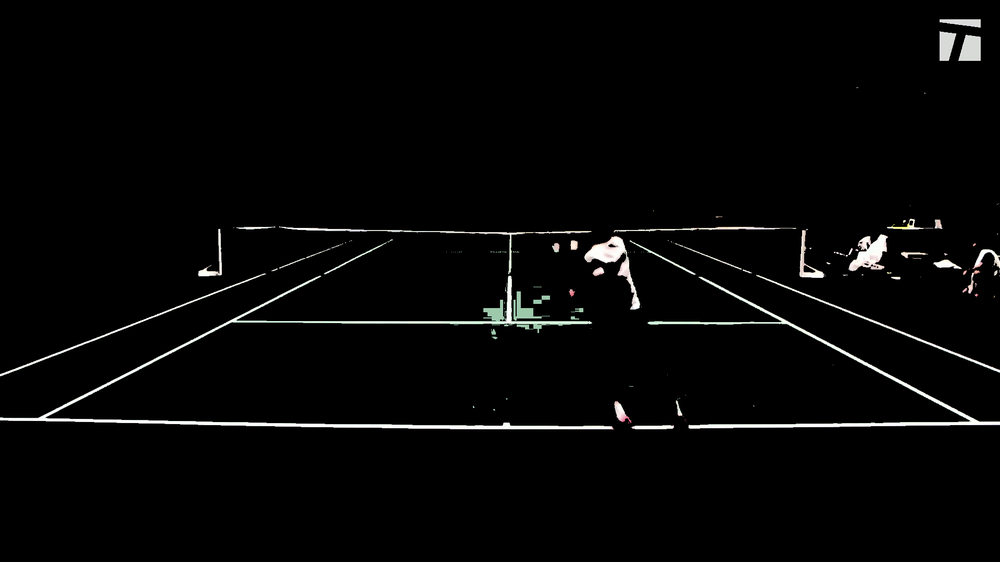
#> input picture court_level.png, 1000 x 562 px, shrunk from 1920 x 1080 before the run
$ python -i utils.py   (imports and definitions only)
#> lines starting #> are read from the running program, lines starting #| are printed output that depends on the picture; after the words box and inside, x2 and y2 are one past the last pixel; in counts of white or black regions, pixels touching at a corner belong together
#> further down, picture is the input picture: shape (562, 1000, 3); mean B, G, R 6, 6.2, 6.1
import cv2
import numpy as np

# [12 lines left out: function whiten_image, not called in this run]


def preprocess(img):
    gray = cv2.cvtColor(img, cv2.COLOR_BGR2GRAY)
    blurred = cv2.GaussianBlur(gray, (5, 5), 0)
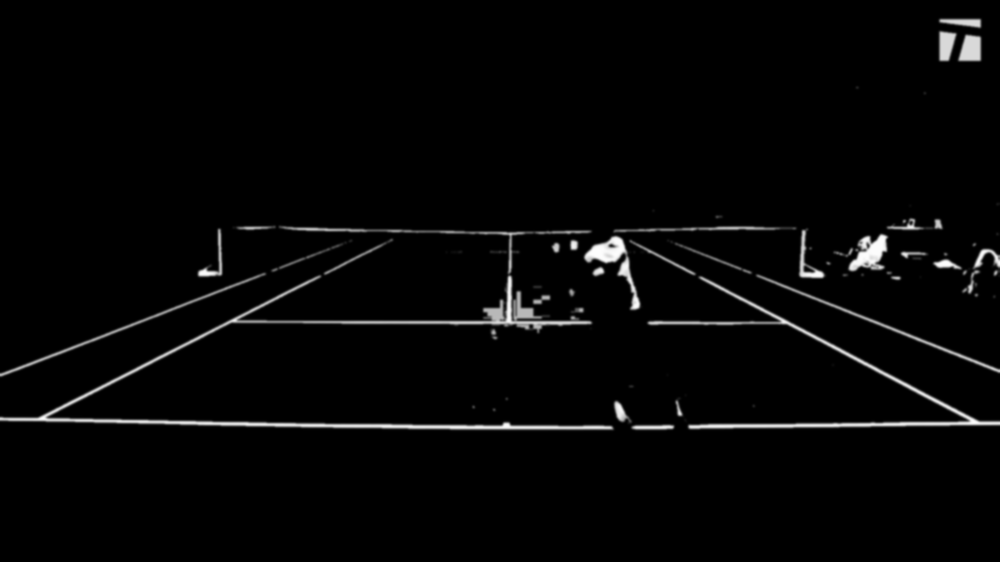
#> blurred: shape (562, 1000); min 0, max 253, mean 6.1
    _, thresholded = cv2.threshold(blurred, 50, 255, cv2.THRESH_BINARY)
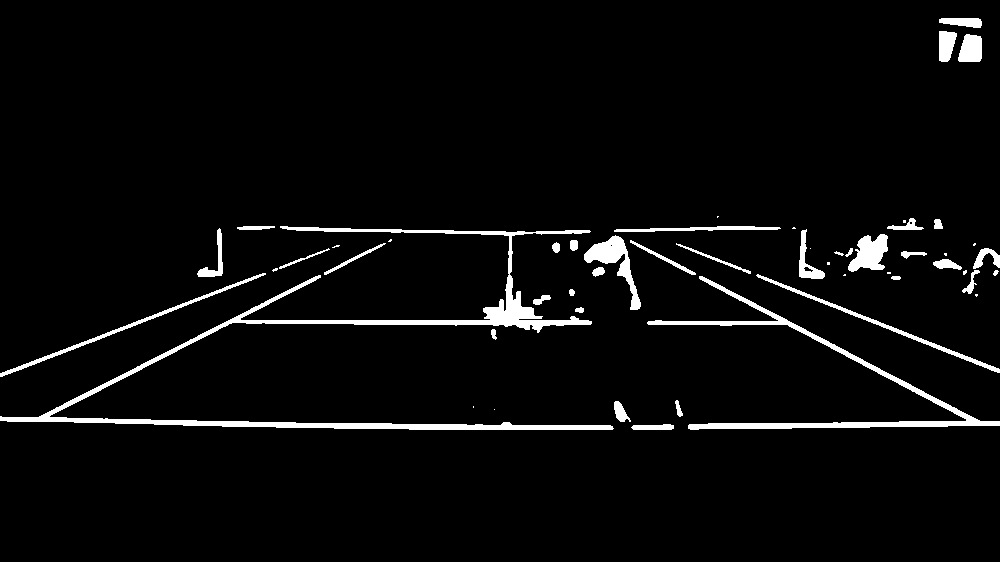
#> thresholded: shape (562, 1000); 4% white; 53 white regions (16 under 20 px), largest, box (x1, y1, x2, y2) and area: (0, 226, 614, 430) 8585, (647, 276, 1000, 430) 3813, (584, 235, 641, 310) 1236
    edges = cv2.Canny(thresholded, 50, 150)
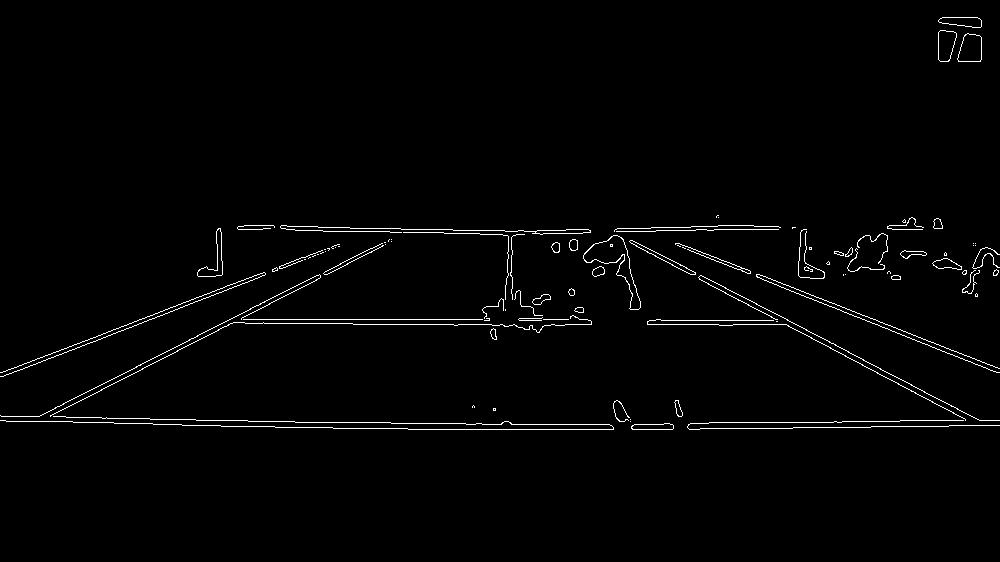
#> edges: shape (562, 1000); 1.6% white in thin lines or dots, all inside (x1, y1, x2, y2) = (0, 17, 1000, 430)
    kernel = cv2.getStructuringElement(cv2.MORPH_RECT, (3, 3))
    dilated = cv2.dilate(edges, kernel)
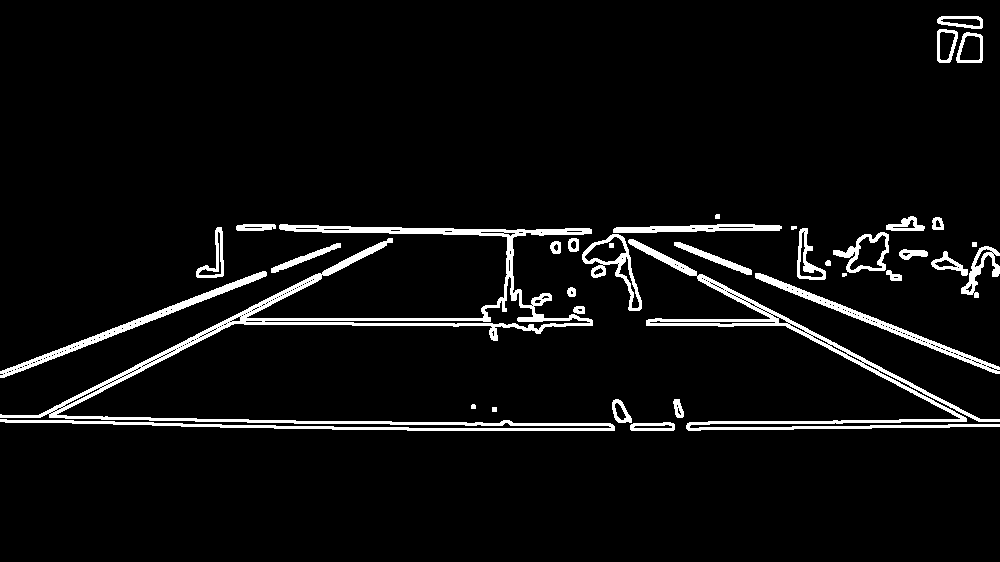
#> dilated: shape (562, 1000); 5.2% white; 36 white regions (1 under 20 px), largest, box (x1, y1, x2, y2) and area: (0, 224, 615, 431) 11556, (628, 239, 1000, 431) 5430, (0, 271, 267, 378) 1983
    return dilated


# [142 lines left out: functions create_black, find_intersections, merge_similar_lines, hash_coordinates, construct_points, map_lines and 4 more, not called in this run]


# Function to check if a line is vertical
def is_vertical(line, threshold=2):
    x1, y1, x2, y2 = line[0]
    return abs(x1 - x2) < threshold


# Function to find vertical lines near the center of the image
# [326 lines left out: functions vertical_lines_near_center, transform_point, search_for_court, not called in this run]

>>> import cv2
>>> picture = cv2.imread('court_level.png')
>>> result = preprocess(picture)
